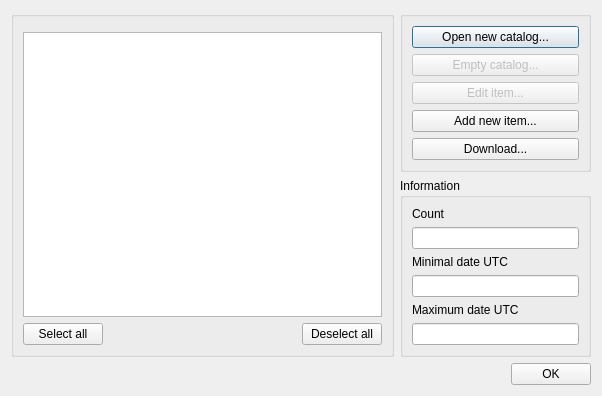
<?xml version="1.0" encoding="UTF-8"?>
<ui version="4.0">
 <class>CAsterDlg</class>
 <widget class="QDialog" name="CAsterDlg">
  <property name="geometry">
   <rect>
    <x>0</x>
    <y>0</y>
    <width>602</width>
    <height>390</height>
   </rect>
  </property>
  <property name="windowTitle">
   <string>Dialog</string>
  </property>
  <layout class="QGridLayout" name="gridLayout" rowstretch="10,1" columnstretch="2,1">
   <item row="0" column="1">
    <layout class="QVBoxLayout" name="verticalLayout">
     <item>
      <widget class="QGroupBox" name="groupBox_2">
       <property name="title">
        <string/>
       </property>
       <layout class="QVBoxLayout" name="verticalLayout_3">
        <item>
         <widget class="QPushButton" name="pushButton_3">
          <property name="text">
           <string>Open new catalog...</string>
          </property>
         </widget>
        </item>
        <item>
         <widget class="QPushButton" name="pushButton_4">
          <property name="enabled">
           <bool>false</bool>
          </property>
          <property name="text">
           <string>Empty catalog...</string>
          </property>
         </widget>
        </item>
        <item>
         <widget class="QPushButton" name="pushButton_5">
          <property name="enabled">
           <bool>false</bool>
          </property>
          <property name="text">
           <string>Edit item...</string>
          </property>
         </widget>
        </item>
        <item>
         <widget class="QPushButton" name="pushButton_6">
          <property name="text">
           <string>Add new item...</string>
          </property>
         </widget>
        </item>
        <item>
         <widget class="QPushButton" name="pushButton_7">
          <property name="text">
           <string>Download...</string>
          </property>
         </widget>
        </item>
        <item>
         <spacer name="verticalSpacer">
          <property name="orientation">
           <enum>Qt::Vertical</enum>
          </property>
          <property name="sizeHint" stdset="0">
           <size>
            <width>20</width>
            <height>40</height>
           </size>
          </property>
         </spacer>
        </item>
       </layout>
      </widget>
     </item>
     <item>
      <widget class="QGroupBox" name="groupBox_3">
       <property name="title">
        <string>Information</string>
       </property>
       <layout class="QVBoxLayout" name="verticalLayout_5">
        <item>
         <widget class="QLabel" name="label_2">
          <property name="text">
           <string>Count</string>
          </property>
         </widget>
        </item>
        <item>
         <widget class="QLineEdit" name="lineEdit_2">
          <property name="readOnly">
           <bool>true</bool>
          </property>
         </widget>
        </item>
        <item>
         <widget class="QLabel" name="label_3">
          <property name="text">
           <string>Minimal date UTC</string>
          </property>
         </widget>
        </item>
        <item>
         <widget class="QLineEdit" name="lineEdit_3">
          <property name="text">
           <string/>
          </property>
          <property name="readOnly">
           <bool>true</bool>
          </property>
         </widget>
        </item>
        <item>
         <widget class="QLabel" name="label_4">
          <property name="text">
           <string>Maximum date UTC</string>
          </property>
         </widget>
        </item>
        <item>
         <widget class="QLineEdit" name="lineEdit_4">
          <property name="text">
           <string/>
          </property>
          <property name="readOnly">
           <bool>true</bool>
          </property>
         </widget>
        </item>
        <item>
         <spacer name="verticalSpacer_2">
          <property name="orientation">
           <enum>Qt::Vertical</enum>
          </property>
          <property name="sizeHint" stdset="0">
           <size>
            <width>20</width>
            <height>40</height>
           </size>
          </property>
         </spacer>
        </item>
       </layout>
      </widget>
     </item>
    </layout>
   </item>
   <item row="0" column="0">
    <layout class="QVBoxLayout" name="verticalLayout_2">
     <item>
      <widget class="QGroupBox" name="groupBox">
       <property name="title">
        <string/>
       </property>
       <layout class="QVBoxLayout" name="verticalLayout_4">
        <item>
         <widget class="CSearchWidget" name="widget" native="true"/>
        </item>
        <item>
         <widget class="QListView" name="listView">
          <property name="editTriggers">
           <set>QAbstractItemView::NoEditTriggers</set>
          </property>
          <property name="alternatingRowColors">
           <bool>true</bool>
          </property>
          <property name="batchSize">
           <number>1000</number>
          </property>
         </widget>
        </item>
        <item>
         <layout class="QHBoxLayout" name="horizontalLayout_2">
          <item>
           <widget class="QPushButton" name="pushButton">
            <property name="text">
             <string>Select all</string>
            </property>
           </widget>
          </item>
          <item>
           <spacer name="horizontalSpacer_2">
            <property name="orientation">
             <enum>Qt::Horizontal</enum>
            </property>
            <property name="sizeHint" stdset="0">
             <size>
              <width>40</width>
              <height>20</height>
             </size>
            </property>
           </spacer>
          </item>
          <item>
           <widget class="QPushButton" name="pushButton_2">
            <property name="text">
             <string>Deselect all</string>
            </property>
           </widget>
          </item>
         </layout>
        </item>
       </layout>
      </widget>
     </item>
    </layout>
   </item>
   <item row="1" column="0" colspan="2">
    <layout class="QHBoxLayout" name="horizontalLayout">
     <item>
      <spacer name="horizontalSpacer">
       <property name="orientation">
        <enum>Qt::Horizontal</enum>
       </property>
       <property name="sizeHint" stdset="0">
        <size>
         <width>40</width>
         <height>20</height>
        </size>
       </property>
      </spacer>
     </item>
     <item>
      <widget class="QPushButton" name="pushButton_8">
       <property name="text">
        <string>OK</string>
       </property>
      </widget>
     </item>
    </layout>
   </item>
  </layout>
 </widget>
 <customwidgets>
  <customwidget>
   <class>CSearchWidget</class>
   <extends>QWidget</extends>
   <header>csearchwidget.h</header>
   <container>1</container>
  </customwidget>
 </customwidgets>
 <tabstops>
  <tabstop>listView</tabstop>
  <tabstop>pushButton</tabstop>
  <tabstop>pushButton_2</tabstop>
  <tabstop>pushButton_3</tabstop>
  <tabstop>pushButton_4</tabstop>
  <tabstop>pushButton_5</tabstop>
  <tabstop>pushButton_6</tabstop>
  <tabstop>pushButton_7</tabstop>
  <tabstop>lineEdit_2</tabstop>
  <tabstop>lineEdit_3</tabstop>
  <tabstop>lineEdit_4</tabstop>
  <tabstop>pushButton_8</tabstop>
 </tabstops>
 <resources/>
 <connections/>
</ui>
